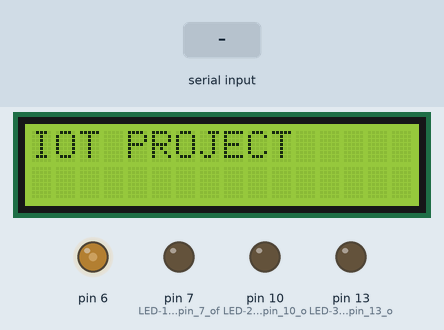
A sketch run on a simulated Arduino Uno, built with avr-gcc and run on an emulated ATmega328P. Shown: 16×2 character LCD, output pins drawn as LEDs (lit = HIGH). The test bench sets the inputs (shaded band). What the sketch prints to the serial monitor is not drawn.

Above: at 1.2 s.
1.3 s: "1" received over the second serial link
At 2.5 s:
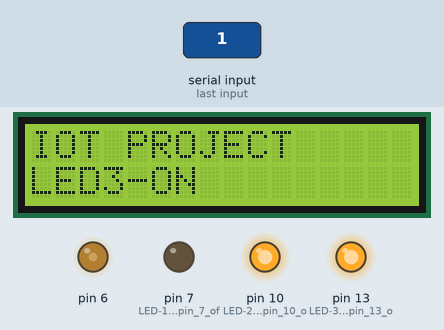
2.8 s: "2" received over the second serial link
At 3.6 s:
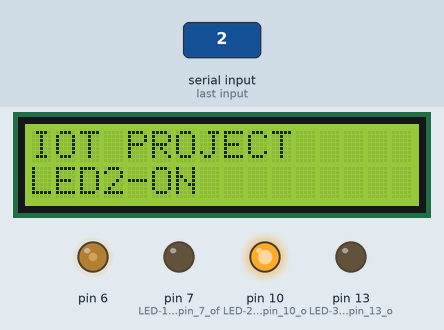
4.3 s: "0" received over the second serial link
At 4.8 s:
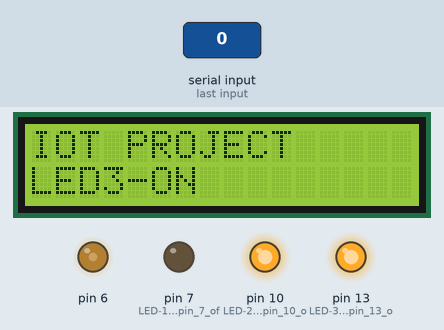
Timing chart, 0 to 7.3 s (numbered marks = the images above; inputs shaded):
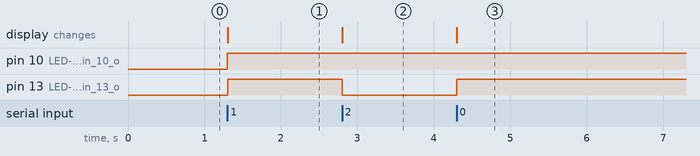

Measured:
- after the input at 1.3 s, pin 10 (LED-2_at_digital_pin_10_o), pin 13 (LED-3_at_digital_pin_13_o): LOW → HIGH at once; the display: changes at once (image 1)
- after the input at 2.8 s, pin 13 (LED-3_at_digital_pin_13_o): HIGH → LOW at once; the display: changes at once (image 2)
- after the input at 4.3 s, pin 13 (LED-3_at_digital_pin_13_o): LOW → HIGH at once; the display: changes at once (image 3)

The sketch:

ArduinoCode.ino
```cpp
#include <SoftwareSerial.h>
#include <LiquidCrystal.h>

SoftwareSerial s(8,9);   //(Rx,Tx)


 LiquidCrystal lcd(12, 11, 5, 4, 3, 2);   // initialize the library by associating any needed LCD interface pin with the arduino pin number it is connected to
 int data;


void setup() {
  // put your setup code here, to run once:
  s.begin(9600);
  analogWrite(6,90);          //to control the contrast of LCD screen
  lcd.begin(16, 2);           //to begin the display on LCD
  // Print a message to the LCD.
  lcd.print("IOT PROJECT");   //to print the Heading on LCD Screen


  Serial.begin(9600);

  pinMode(7,OUTPUT);         //LED-1 at digital pin 7 of Arduino uno board
  digitalWrite(7,LOW);
  pinMode(10,OUTPUT);        //LED-2 at digital pin 10 of Arduino uno board
  digitalWrite(10,LOW);
  pinMode(13,OUTPUT);        //LED-3 at digital pin 13 of Arduino uno board
  digitalWrite(13,LOW);
}

void loop() {
  // put your main code here, to run repeatedly:
  s.write(100);


  if(s.available()>0){
    data=s.read();           //to read the data sent from node mcu

    int data2=data%10;       //to extract the states of three LED from
    data=data/10;            //the recived data
    int data1=data%10;
    data=data/10;
    int data0=data;

    Serial.print("LED-1");
    Serial.print('\t');
    Serial.print("LED-2");
    Serial.print('\t');
    Serial.println("LED-3");


    Serial.print(data0);     //to print the states of all three LED in serial monitor
    Serial.print('\t');
    Serial.print(data1);
    Serial.print('\t');
    Serial.println(data2);

    //in the following code State of the LED is assigned according to the recieved data
    //and their State is displayed on the LCD screen accordingly

    if(data0>=1&&data1>=1&&data2>=1){
      digitalWrite(7,HIGH);
      digitalWrite(10,HIGH);
      digitalWrite(13,HIGH);

      lcd.setCursor(0, 1);
      lcd.print("ALL ON");
    }
    else{
      if(data0>=1){
      digitalWrite(7,HIGH);
      lcd.setCursor(0, 1);
      lcd.print("LED1-ON");
    }
    if(data0==0){
      digitalWrite(7,LOW);
    }
    if(data1>=1){
      digitalWrite(10,HIGH);
      lcd.setCursor(0, 1);
      lcd.print("LED2-ON");
    }
    if(data1==0){
      digitalWrite(10,LOW);

    }
    if(data2>=1){
      digitalWrite(13,HIGH);
      lcd.setCursor(0, 1);
      lcd.print("LED3-ON");
    }
    if(data2==0){
      digitalWrite(13,LOW);
    }
    if(data0==0&&data1==0&&data2==0){
      lcd.setCursor(0, 1);
      lcd.print("ALL OFF");
    }
    }
  }

}
```
